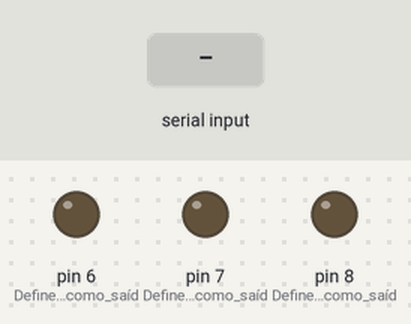
Bench run of a sketch on a simulated Arduino Uno, built with avr-gcc and run on an emulated ATmega328P. Shown: output pins drawn as LEDs (lit = HIGH). The inputs (shaded band) are chosen by the test bench.

Above: at 1.2 s.
1.3 s: "1" received over Serial
At 2.6 s:
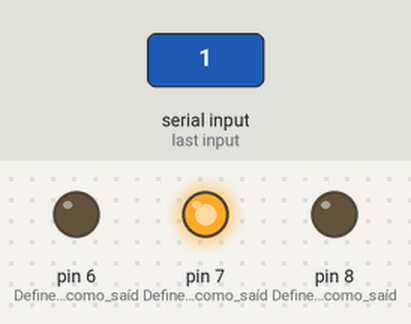
3.8 s: "2" received over Serial
At 6.0 s:
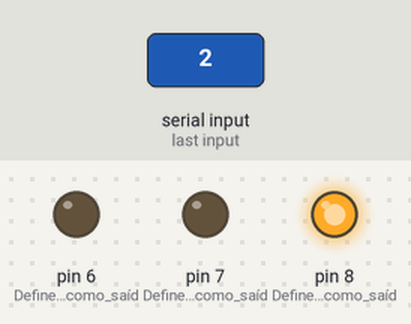
6.8 s: "3" received over Serial
At 9.5 s:
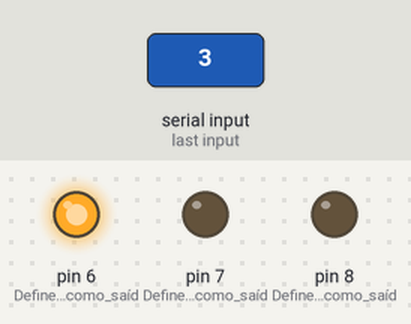
Timing chart, 0 to 11.8 s (numbered marks = the images above; inputs shaded):
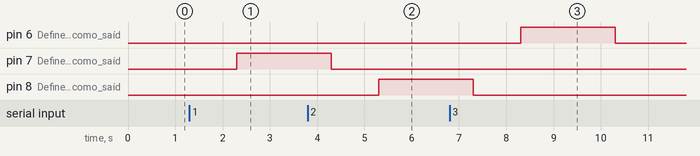

The sketch:

cores.ino
```cpp
void setup() {
  Serial.begin(9600);  // Inicia a comunicação serial com uma taxa de 9600 bps
  pinMode(6, OUTPUT);  //  Define o pino 6 como saída
  pinMode(7, OUTPUT);  // Define o pino 7 como saída
  pinMode(8, OUTPUT);  // Define o pino 8 como saída
}

void loop() {
if (Serial.available() > 0) { // Verifica se há dados disponíveis para leitura
    String message = Serial.readString(); // Lê a mensagem enviada pelo Python

    if (message == "1"){

      digitalWrite(7, HIGH);  //Acende o LED amarelo
      delay(2000);
      digitalWrite(7, LOW);  // Apaga o LED am

    } else if (message == "2"){

      digitalWrite(8, HIGH);  // Acende o LED vermelho
      delay(2000);
      digitalWrite(8, LOW);  // Apaga o LED vermelho
    } else if (message == "3"){

      digitalWrite(6, HIGH);  // Acende o LED verde
      delay(2000);
      digitalWrite(6, LOW);  // Apaga o LED verde
    }
  }
}
```

Measured:
- after the input at 1.3 s, pin 7 (Define_o_pino_7_como_saíd): LOW → HIGH after 1.0 s
- after the input at 3.8 s, pin 8 (Define_o_pino_8_como_saíd): LOW → HIGH after 1.5 s
- after the input at 6.8 s, pin 6 (Define_o_pino_6_como_saíd): LOW → HIGH after 1.5 s, → LOW 2.0 s later
